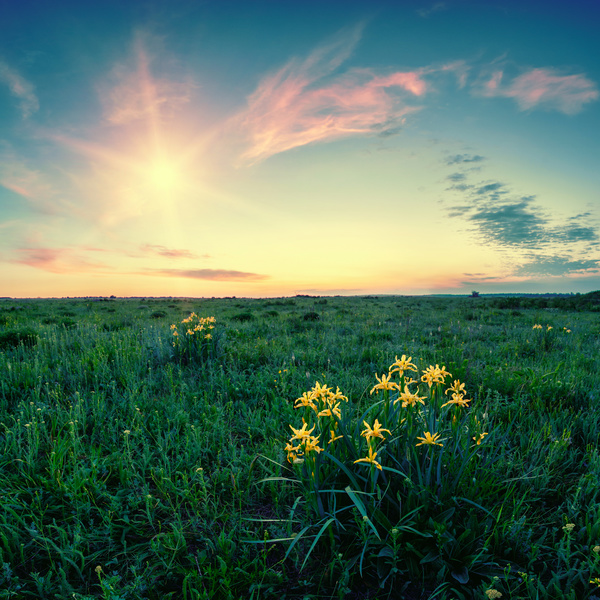
#> input picture p2/test_data/nature.jpg, 600 x 600 px
$ python pca.py
#> lines starting #> are read from the running program, lines starting #| are printed output that depends on the picture
import numpy as np
import cv2 as cv
from scipy.io import loadmat
import os
# Extract covariance matrix

def load_images_from_folder(folder):
    i = 0
    images = np.zeros((31,512,512,3))
    for filename in os.listdir(folder):
        img = cv.imread(os.path.join(folder,filename))
        if img is not None:
            images[i]=img
            i+=1
    return images

def extract_cov(A):
    A_flat = np.reshape(A, (A.shape[0]*A.shape[1], A.shape[2]))
    # Calculate mean spectrum
    avg_spec = np.mean(A_flat, axis=0)
    B = np.array([vect - avg_spec for vect in A_flat])
    C = np.matmul(B.T, B)
    return B, C, avg_spec

def extract_pc(C):
    eigVals, eigVecs = np.linalg.eig(C)
    idx = eigVals.argsort()
    eigVals = np.flip(eigVals[idx])

    eigVecs = np.flip(eigVecs[:,idx])
    return eigVecs

def data_projection(A, eigVecs, B, avg_spec, r):
    R = np.array([eigVecs[:,i] for i in range(r)]).T
    M = np.mean(A, axis=2)
    R_new = np.matmul(R, R.T)
    # note that this was a mistake in the textbook. It should be B.T not B
    A_new = np.matmul(R_new, B.T)
    A_new = np.array([vect + avg_spec for vect in A_new.T]).T
    return A_new

def hyperspectral():
    pictures = load_images_from_folder('../p3//data/thread_spools_ms')
    img = np.uint8(pictures[:,:,:,1]) #data is originally in duplicated triples
    dim = img.shape
    cv.imshow("orig hyperspectral image", img[1])
    img = np.transpose(img, (1,2,0))
    B, C, avg_spec = extract_cov(img)
    eigVecs = extract_pc(C)
    A_out = np.array(data_projection(img, eigVecs, B, avg_spec, 2)).real
    A_reshaped = np.zeros(dim)
    for i in range(A_reshaped.shape[0]):
        A_reshaped[i] = np.reshape(A_out[i], (dim[1], dim[2]))
        A_reshaped[i] = cv.normalize(A_reshaped[i], None, alpha=0, beta=1, norm_type=cv.NORM_MINMAX, dtype=cv.CV_32F)

    cv.imshow("img_new_pc1.1", A_reshaped[0])
    cv.imshow("img_new_pc1.2", A_reshaped[1])
    cv.imshow("img_new_pc1.3", A_reshaped[2])

    #cv.imshow("img", img)
    cv.waitKey(0)
    cv.destroyAllWindows()

def main():
    dir_img = "./test_data/nature.jpg"
    img = cv.imread(dir_img, 1)
#> img is the input picture: shape (600, 600, 3); mean B, G, R 96, 114.8, 86.7

    # max_spectra = np.amax(img, axis=(0,1))
    print("img shape: ", img.shape)
#| img shape:  (600, 600, 3)

    #normalizing
    # for i in range(img.shape[2]):
    #     img[:,:,i] = np.divide(img[:,:,i],  max_spectra[i])
    B, C, avg_spec = extract_cov(img)
#> in extract_cov, `avg_spec = np.mean(A_flat, axis=0)`: avg_spec = [96.01, 114.8, 86.71]
#> in extract_cov, `C = np.matmul(B.T, B)`: C = [[1.42e+09, 1.42e+09, 1.71e+09], [1.42e+09, 1.73e+09, 2.15e+09], [1.71e+09, 2.15e+09, 2.99e+09]]
#> avg_spec = [96.01, 114.8, 86.71]
    eigVecs = extract_pc(C)
#> in extract_pc, `eigVals, eigVecs = np.linalg.eig(C)`: eigVals = [5.74e+09, 320427315.9, 75150674.3]; eigVecs = [[-0.457, -0.804, 0.38], [-0.54, -0.0879, -0.837], [-0.707, 0.588, 0.394]]
#> in extract_pc, `idx = eigVals.argsort()`: idx = [2, 1, 0]
#> in extract_pc, `eigVecs = np.flip(eigVecs[:,idx])`: eigVecs = [[-0.707, 0.588, 0.394], [-0.54, -0.0879, -0.837], [-0.457, -0.804, 0.38]]
    A_out = np.array(data_projection(img, eigVecs, B, avg_spec, 1)).real
#> in data_projection, `R = np.array([eigVecs[:,i] for i in range(r)]).T`: R = [-0.707, -0.54, -0.457]
#> in data_projection, `M = np.mean(A, axis=2)`:
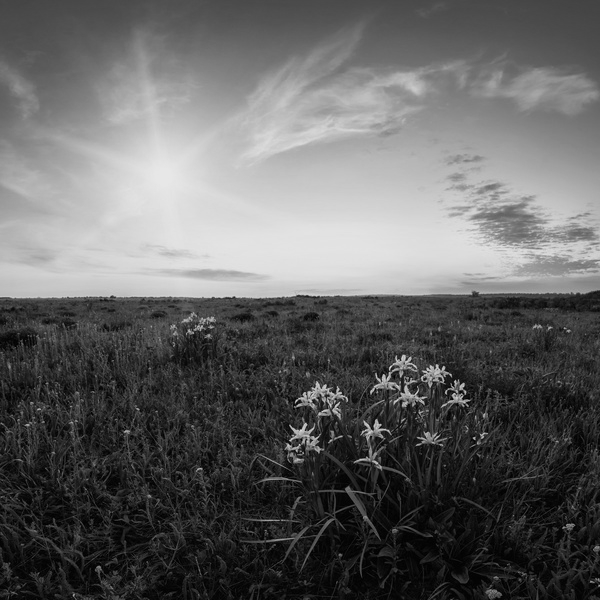
#> M: shape (600, 600) float64; min 0, max 231.7, mean 99.2
#> in data_projection, `R_new = np.matmul(R, R.T)`: R_new = [[0.499, 0.382, 0.323], [0.382, 0.292, 0.247], [0.323, 0.247, 0.209]]
    pc1 = A_out[0]
    pc2 = A_out[1]
    pc3 = A_out[2]
    pc1 = np.reshape(pc1/255, (img.shape[0], img.shape[1]))
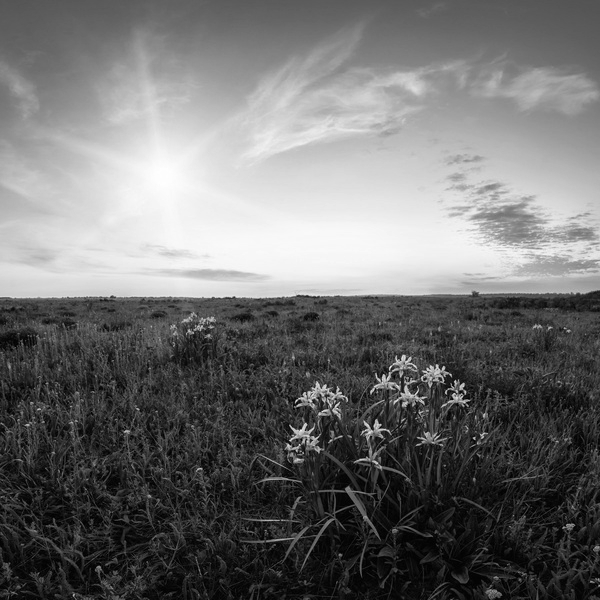
#> pc1: shape (600, 600) float64; min -0.0931, max 0.976, mean 0.377; drawn with min black and max white
    pc2 = np.reshape(pc2/255, (img.shape[0], img.shape[1]))
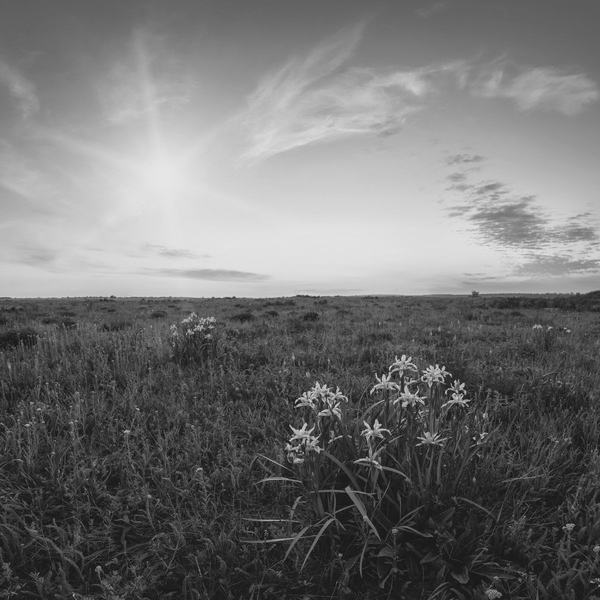
#> pc2: shape (600, 600) float64; min 0.0912, max 0.909, mean 0.45
    pc3 = np.reshape(pc3/255, (img.shape[0], img.shape[1]))
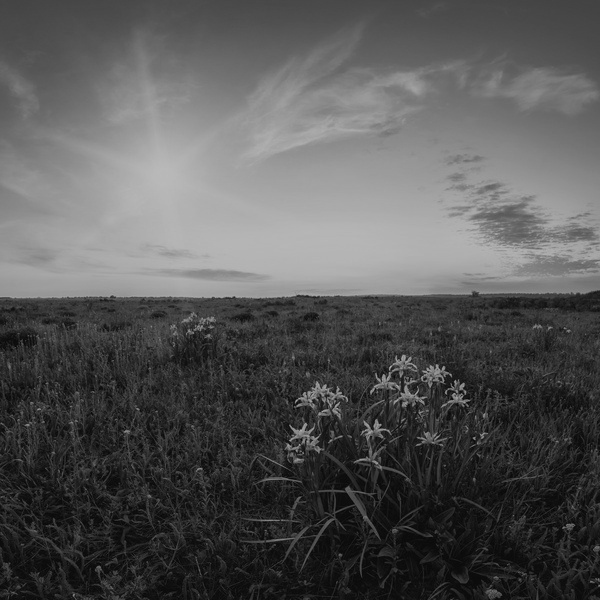
#> pc3: shape (600, 600) float64; min 0.0361, max 0.728, mean 0.34
    img_new = cv.merge([pc1,pc2,pc3])
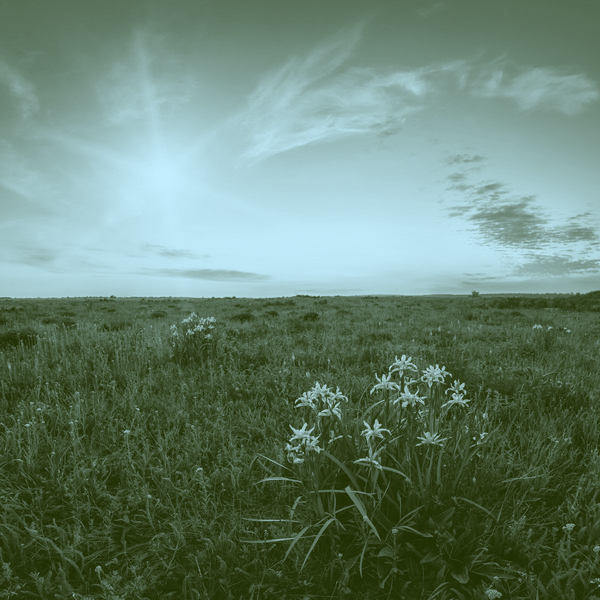
#> img_new: shape (600, 600, 3) float64; mean of channels 0, 1, 2 0.377, 0.45, 0.34; drawn with min black and max white
    cv.imshow("orig img", img)
    cv.imshow("img new", img_new)
    cv.waitKey(0)
    cv.destroyAllWindows()

if __name__ == "__main__":
    main()
